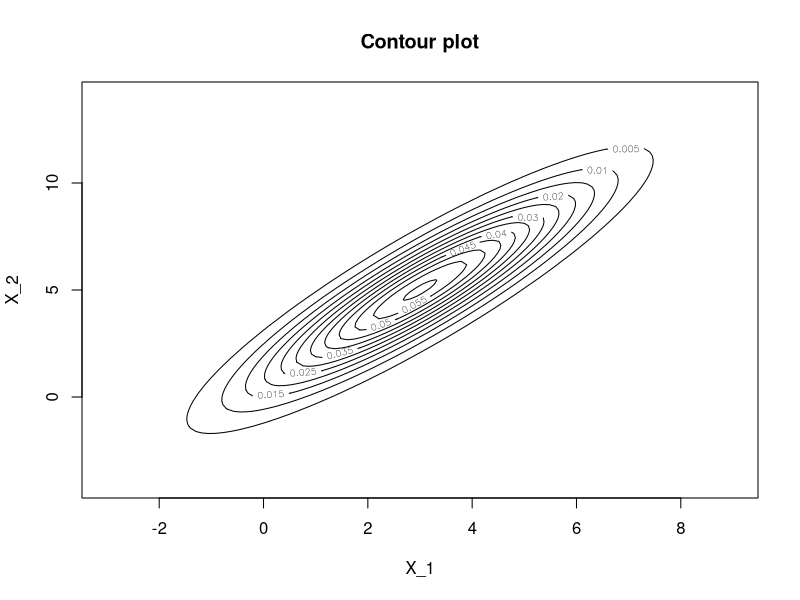
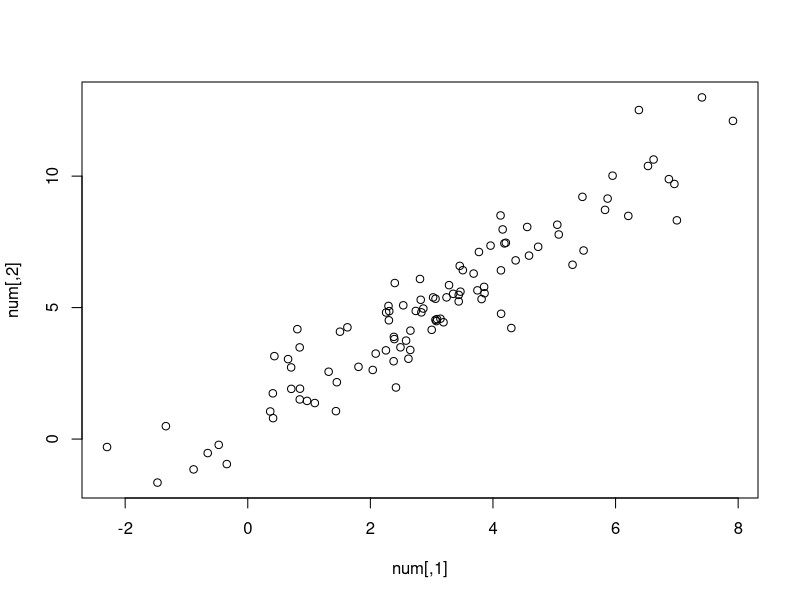
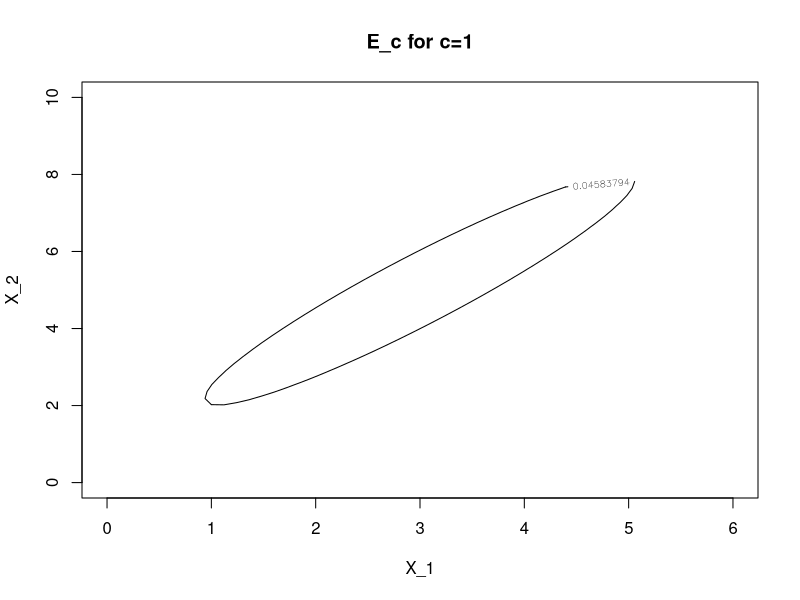

These charts were generated, in order, by the following R code:
# MA 554 Applied Multivariate Analysis Fall 2019
# Author: Yuchen Dong
# Homework 1 Problem 4

library(MASS)
library(mvtnorm)
library(graphics)

set.seed(100) # Fix a random seed

mu = c(3,5)
var1 = 4
var2 = 9
corr12 = 0.9
Sigma = matrix(c(var1, sqrt(var1)*corr12*sqrt(var2),sqrt(var1)*corr12*sqrt(var2), var2), nrow=2 ,ncol=2)

# Generate the contour plot
D = det(Sigma)
x = seq(-3,9,length.out=100) # mu+/-3*sigma
y = seq(-4,14,length.out=100)
grids <- expand.grid(x,y)
f = dmvnorm(grids, mu, Sigma, log=FALSE)
z = matrix(f,100,100)
contour(x,y,z, main ='Contour plot',xlab='X_1', ylab='X_2')

# Generate 100 numbers of multivariate normal distribution
num = mvrnorm(n = 100, mu, Sigma)
plot(num)

# Sample mean
xbar = colMeans(num)
xbar

# Sample covariance matrix
S =var(num)
S

# Sketch the equidistance set given by the sample Mahalanobis distance
c = 1;
level = exp(-c^2/2)/(2*pi*sqrt(det(S)));
x = seq(-3,9,length.out=100) # mu+/-3*sigma
y = seq(-4,14,length.out=100)
grids <- expand.grid(x,y)
f_new = dmvnorm(grids, xbar, S, log=FALSE)
z_new = matrix(f_new,100,100)
contour(x,y,z_new,xlim=c(0,6), ylim=c(0,10), main ='E_c for c=1',xlab='X_1', ylab='X_2', levels= level)

# Method 2: Use mahalanobis function to compute the Mahalanobis distance
# z = matrix(mahalanobis(grids, xbar, S, inverted = FALSE),100,100) 



